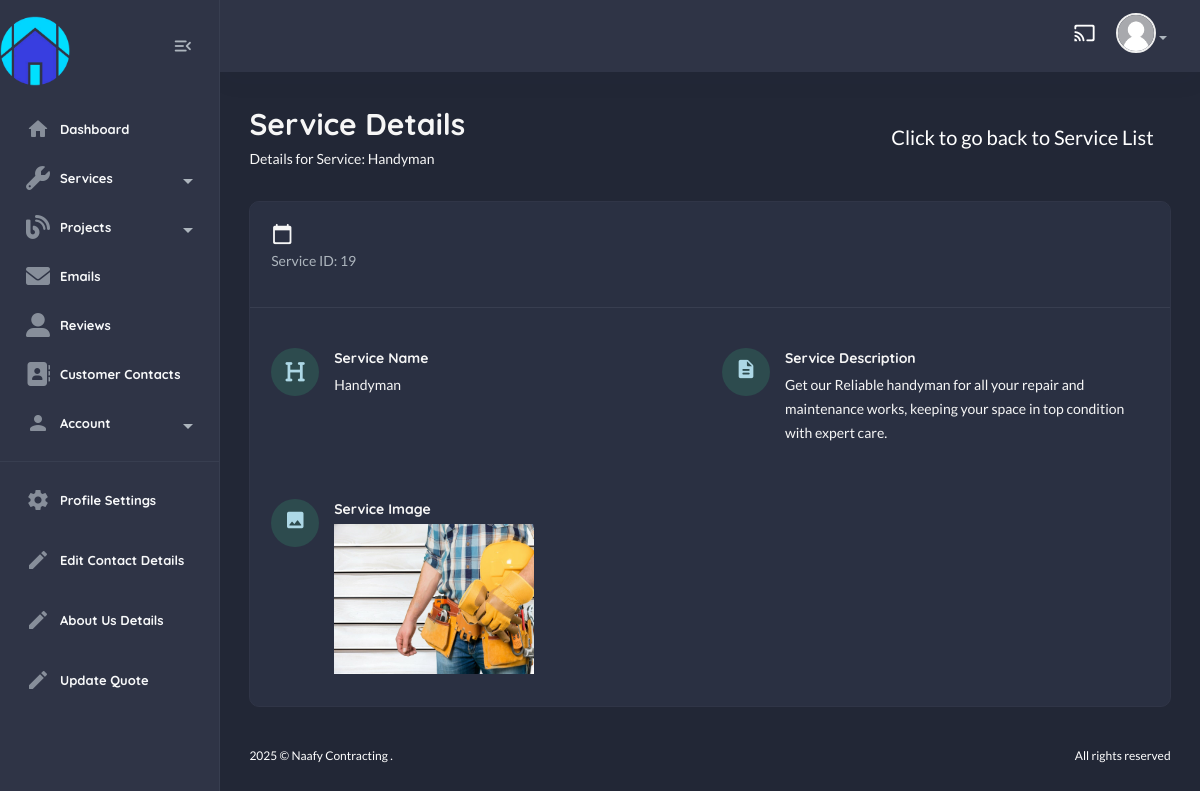
The app's page /useradmin/service-details/handyman/ with its own data.
### services/models.py (models this page shows, shortened)
class Service(models.Model):
    name = models.CharField(max_length=100)
    description = models.TextField()
    slug = models.SlugField(unique=True, blank=True)
    image = models.ImageField(upload_to="services/", default="service.jpg")
    class Meta:
        verbose_name_plural = "Services"

### useradmin/views.py (the view)
# urls.py: path("service-details/<slug:slug>/", views.service_detail, name="service-detail"),
def service_detail(request, slug):
    service = Service.objects.get(slug=slug)
    context = {
        "service" : service,
    }
    return render(request, "useradmin/service-detail.html", context)

### home/context_processors.py (called while the page is built)
def default(request):
    contact_details = ContactDetails.objects.first()
    return {
        "contact_details" : contact_details,
    }

### templates/useradmin/service-detail.html (shortened to what this page needs)
{% extends "useradmin/base.html" %}
{% load static %}
{% block content %}
    <section class="content-main">
        <div class="content-header">
            <div>
                <h2 class="content-title card-title">Service Details</h2>
                <p>Details for Service: {{ service.name }}</p>
            </div>
            <a href="{% url 'useradmin:service-list' %}" class="btn btn-lg ms-auto">Click to go back to Service List</a>
        </div>
        <div class="card">
            <header class="card-header">
                <div class="row align-items-center">
                    <div class="col-lg-6 col-md-6 mb-lg-0 mb-15">
                        <span><i class="material-icons md-calendar_today"></i><b>{{ service.created_at }}</b></span><br />
                        <small class="text-muted">Service ID: {{ service.id }}</small>
                    </div>
                </div>
            </header>
            <div class="card-body">
                <div class="row mb-50 mt-20 order-info-wrap">
                    <div class="col-md-6">
                        <article class="icontext align-items-start">
                            <span class="icon icon-sm rounded-circle bg-primary-light">
                                <i class="text-primary fas fa-heading"></i>
                            </span>
                            <div class="text">
                                <h6 class="mb-1">Service Name</h6>
                                <p class="mb-1">
                                    {{ service.name }}<br />
                                </p>
                            </div>
                        </article>
                    </div>
                    <div class="col-md-6">
                        <article class="icontext align-items-start">
                            <span class="icon icon-sm rounded-circle bg-primary-light">
                                <i class="text-primary material-icons md-description"></i>
                            </span>
                            <div class="text">
                                <h6 class="mb-1">Service Description</h6>
                                <p class="mb-1">
                                    {{ service.description }}<br />
                                </p>
                            </div>
                        </article>
                    </div>
                </div>
                <div class="row">
                    <div class="col-lg-6">
                        <article class="icontext align-items-start">
                            <span class="icon icon-sm rounded-circle bg-primary-light">
                                <i class="text-primary material-icons md-image"></i>
                            </span>
                            <div class="text">
                                <h6 class="mb-1">Service Image</h6>
                                <p class="mb-1">
                                    <img src="{{ service.image.url }}" alt="{{ service.name }}" width="200" height="150">
                                </p>
                            </div>
                        </article>
                    </div>
                </div>
            </div>
        </div>
    </section>
{% endblock content %}

### static/assets1/css/main.css (style rules this page uses)
html, body, div, span, applet, object, iframe, h1, h2, h3, h4, h5, h6, p, blockquote, pre, a, abbr, acronym, address, big, cite, code, del, dfn, em, img, ins, kbd, q, s, samp, small, strike, strong, sub, sup, tt, var, b, u, i, center, dl, dt, dd, ol, ul, li, fieldset, form, label, legend, table, caption, tbody, tfoot, thead, tr, th, td, article, aside, canvas, details, embed, figure, figcaption, footer, header, hgroup, menu, nav, output, ruby, section, summary, time, mark, audio, video { margin: 0; padding: 0; border: 0; font-size: 100%; font: inherit; vertical-align: baseline; }
article, aside, details, figcaption, figure, footer, header, hgroup, menu, nav, section { display: block; }
body { line-height: 1; }
img { max-width: 100%; }
::placeholder { color: #838383; }
.text-primary { color: #add8e6 !important; }
.bg-primary-light { background-color: rgba(59, 183, 126, 0.2) !important; }
.icon-xs, .icon-sm, .icon-md, .icon-lg { display: -webkit-inline-box; display: -ms-inline-flexbox; display: inline-flex; -webkit-box-align: center; -ms-flex-align: center; align-items: center; -webkit-box-pack: center; -ms-flex-pack: center; justify-content: center; text-align: center; -ms-flex-negative: 0; flex-shrink: 0; -webkit-box-flex: 0; -ms-flex-positive: 0; flex-grow: 0; }
.icon-sm { width: 48px; height: 48px; line-height: 48px !important; font-size: 20px; }
a { color: #add8e6; }
body { font-family: "Lato", sans-serif; font-size: 14px; font-style: normal; font-weight: 400; line-height: 1.5; color: #4f5d77; }
h1, h2, h3, h4, h5, h6 { font-family: "Quicksand", sans-serif; color: #495057; font-weight: 800; line-height: 1.5; }
h2 { font-size: 30px; }
h6 { font-size: 14px; }
p { font-size: 14px; font-weight: 400; line-height: 24px; margin-bottom: 5px; }
p:last-child { margin-bottom: 0; }
a, button { text-decoration: none; cursor: pointer; }
.card-title { color: #383e50 !important; }
.btn { display: -webkit-inline-box; display: -ms-inline-flexbox; display: inline-flex; -webkit-box-align: center; -ms-flex-align: center; align-items: center; -ms-flex-line-pack: center; align-content: center; }
.material-icons { vertical-align: unset; }
.card { margin-bottom: 24px; -webkit-box-shadow: none; box-shadow: none; border: 1px solid #eee; border-radius: 10px; -webkit-transition-duration: 0.3s; transition-duration: 0.3s; overflow: hidden; }
.icontext { display: -webkit-inline-box; display: -ms-inline-flexbox; display: inline-flex; -webkit-box-align: top; -ms-flex-align: top; align-items: top; }
.icontext .icon { position: relative; -ms-flex-negative: 0; flex-shrink: 0; margin-right: 15px; }
.icontext span { font-size: 22px; font-weight: 600; display: block; }
.mt-20 { margin-top: 20px !important; }
.mb-15 { margin-bottom: 15px !important; }
.mb-50 { margin-bottom: 50px !important; }
body { position: relative; min-height: 100vh; overflow-x: hidden; }
.main-wrap .content-main { min-height: calc(100vh - 110px); }
.content-main { padding: 30px 3%; margin-left: auto; margin-right: auto; background-color: #f8f9fa; }
.content-header { display: -webkit-box; display: -ms-flexbox; display: flex; -webkit-box-align: center; -ms-flex-align: center; align-items: center; -webkit-box-pack: justify; -ms-flex-pack: justify; justify-content: space-between; margin-bottom: 30px; }
.content-header .content-title { margin-bottom: 0; }
body.dark { background-color: #222736; color: #fff; }
body.dark .content-main { background-color: #222736; color: #f6f6f6; }
body.dark .card-title { color: #f6f6f6 !important; }
body.dark h1, body.dark h2, body.dark h3, body.dark h4, body.dark h5, body.dark h6 { color: #f6f6f6; }
body.dark .card, body.dark .card-header { background-color: #2a3042; }
body.dark .card { border: 1px solid #303547; }
body.dark .card-header { border-color: #383e50; }
body.dark .btn { color: white; }

### records on screen
Service: name "Handyman", id "19", description "Get our Reliable handyman for all your repair and maintenance works, keeping your space in top condition with expert care.", image (picture)
